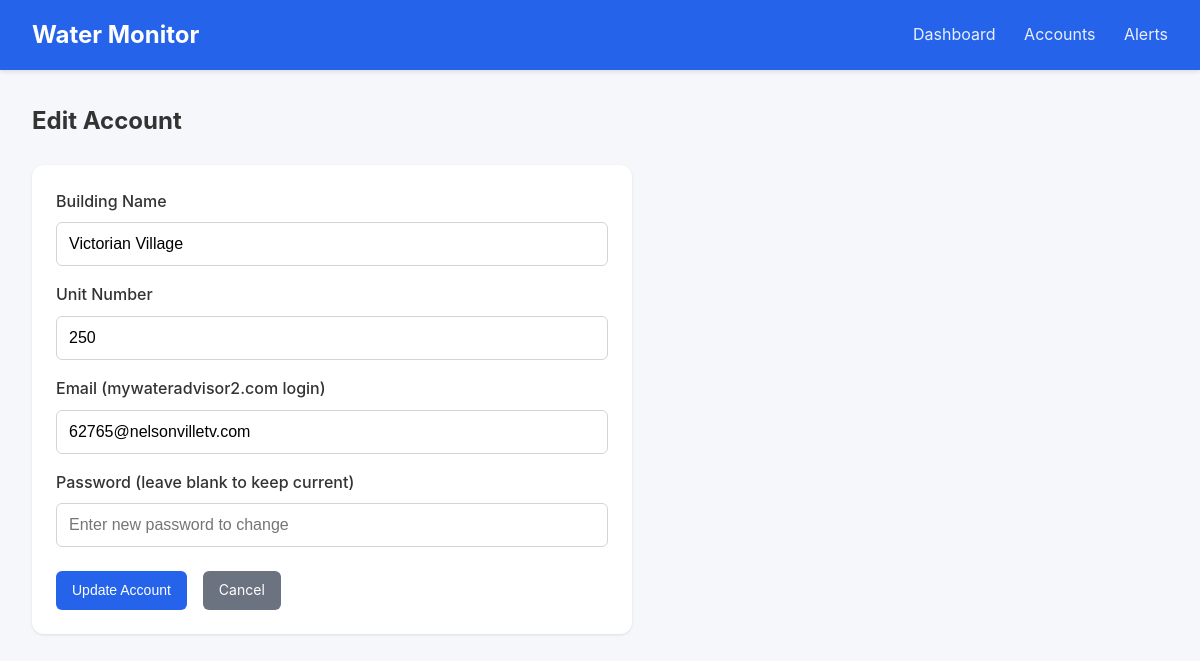
/accounts/1/edit, run on the app's committed database.
### tables this page shows
CREATE TABLE accounts (
                id INTEGER PRIMARY KEY AUTOINCREMENT,
                email TEXT UNIQUE NOT NULL,
                password_encrypted TEXT NOT NULL,
                meter_id TEXT,
                account_number TEXT,
                address TEXT,
                building_name TEXT,
                unit_number TEXT,
                is_active INTEGER DEFAULT 1,
                last_scraped TIMESTAMP,
                created_at TIMESTAMP DEFAULT CURRENT_TIMESTAMP
            , avg_12mo REAL, monthly_usage REAL, unit_count INTEGER DEFAULT 1, leak_alerts INTEGER DEFAULT 1, min_overage_pct INTEGER DEFAULT 10);

### app.py (the view, shortened to what this page needs)
@app.route('/accounts/<int:account_id>/edit', methods=['GET', 'POST'])
def edit_account(account_id):
    account = db.get_account(account_id)
    if not account:
        flash('Account not found', 'error')
        return redirect(url_for('accounts_list'))
    return render_template('account_form.html', account=account)

### database.py (called while the page is built)
@contextmanager
def get_db():
    conn = sqlite3.connect(config.DATABASE_PATH)
    conn.row_factory = sqlite3.Row
    try:
        yield conn
        conn.commit()
    finally:
        conn.close()

def get_account(account_id: int) -> Optional[dict]:
    with get_db() as conn:
        cursor = conn.cursor()
        cursor.execute('SELECT * FROM accounts WHERE id = ?', (account_id,))
        row = cursor.fetchone()
        if row:
            return dict(row)
    return None

### templates/account_form.html (shortened to what this page needs)
{% extends "base.html" %}
{% block content %}
<h2 style="margin-bottom: 1.5rem;">{{ 'Edit' if account else 'Add New' }} Account</h2>
<div class="card" style="max-width: 600px;">
    <form method="POST">
        <div class="form-group">
            <label for="building_name">Building Name</label>
            <input type="text" id="building_name" name="building_name"
                   value="{{ account.building_name if account else '' }}"
                   placeholder="e.g., Building A, 123 Main St">
        </div>
        <div class="form-group">
            <label for="unit_number">Unit Number</label>
            <input type="text" id="unit_number" name="unit_number"
                   value="{{ account.unit_number if account else '' }}"
                   placeholder="e.g., 101, 2B">
        </div>
        <div class="form-group">
            <label for="email">Email (mywateradvisor2.com login)</label>
            <input type="email" id="email" name="email" required
                   value="{{ account.email if account else '' }}"
                   placeholder="meter1@example.com">
        </div>
        <div class="form-group">
            <label for="password">
                Password
                {% if account %}(leave blank to keep current){% endif %}
            </label>
            <input type="password" id="password" name="password"
                   placeholder="{% if account %}Enter new password to change{% else %}Password{% endif %}">
        </div>
        <div style="display: flex; gap: 1rem; margin-top: 1.5rem;">
            <button type="submit" class="btn btn-primary">
                {{ 'Update' if account else 'Add' }} Account
            </button>
            <a href="{{ url_for('accounts_list') }}" class="btn btn-secondary">Cancel</a>
        </div>
    </form>
</div>
{% endblock %}

### templates/base.html (style rules this page uses)
* { box-sizing: border-box; margin: 0; padding: 0; }
body { font-family: -apple-system, BlinkMacSystemFont, 'Segoe UI', Roboto, Oxygen, Ubuntu, sans-serif; background: #f5f7fa; color: #333; line-height: 1.6; }
.card { background: white; border-radius: 12px; box-shadow: 0 1px 3px rgba(0,0,0,0.1); padding: 1.5rem; margin-bottom: 1.5rem; }
.btn { display: inline-block; padding: 0.5rem 1rem; border-radius: 6px; text-decoration: none; font-size: 0.875rem; cursor: pointer; border: none; }
.btn-primary { background: #2563eb; color: white; }
.btn-secondary { background: #6b7280; color: white; }
.form-group { margin-bottom: 1rem; }
.form-group label { display: block; margin-bottom: 0.5rem; font-weight: 500; }
.form-group input, .form-group select { width: 100%; padding: 0.75rem; border: 1px solid #d1d5db; border-radius: 6px; font-size: 1rem; }

### data on the page
accounts: building_name "Victorian Village", unit_number "250", email "62765@nelsonvilletv.com"

### other printed values
{{ 'Edit' if account else 'Add New' }} "Edit"
{{ 'Update' if account else 'Add' }} "Update"
